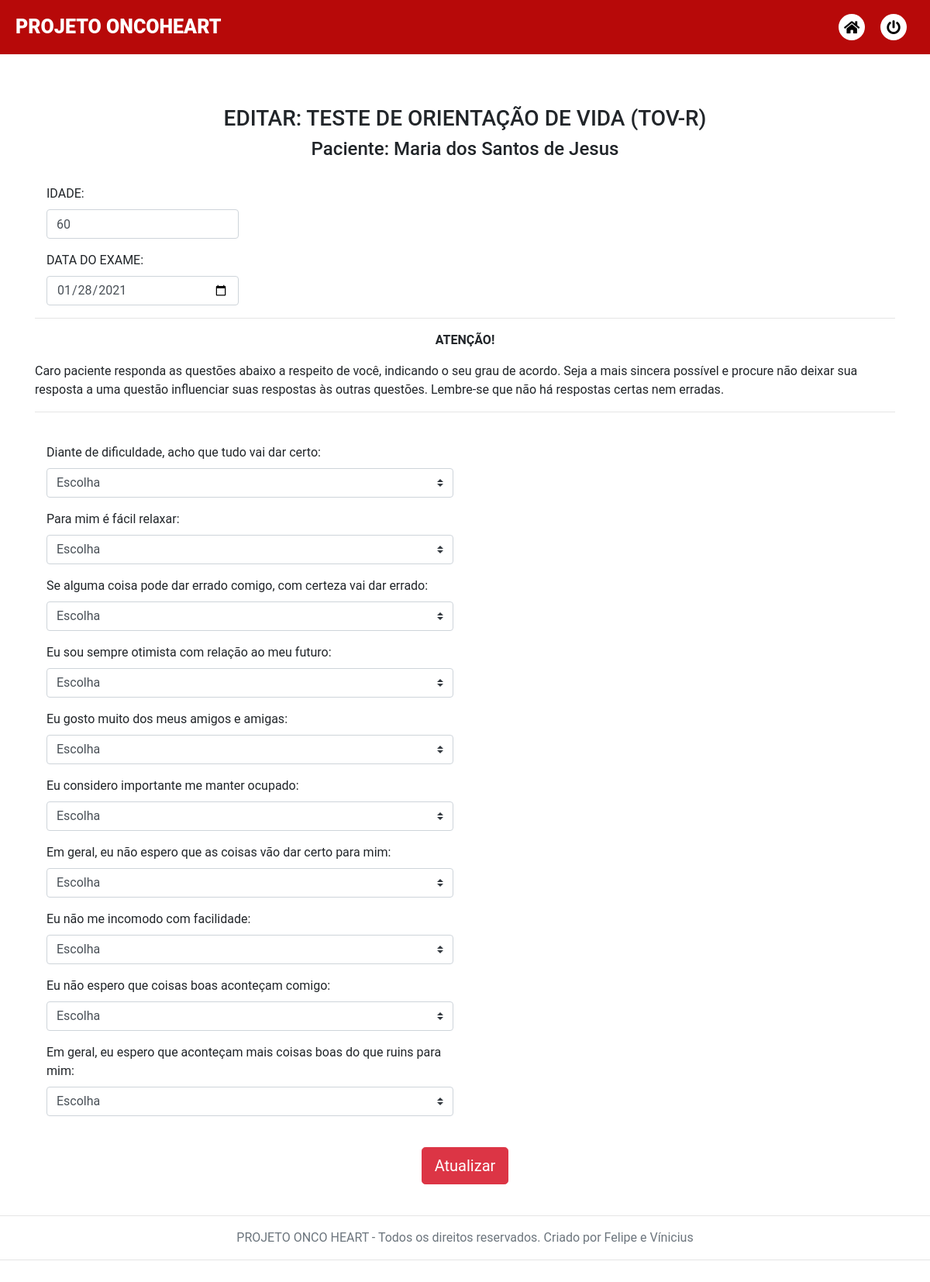
Screenshot of /edit.adm.php?Idq=51&pid=1 (signed in) with the database file from the repository.
### tables this page shows
CREATE TABLE IF NOT EXISTS `pessoas` (
  `pid` int(11) NOT NULL AUTO_INCREMENT,
  `nome` varchar(100) NOT NULL,
  PRIMARY KEY (`pid`)
);

CREATE TABLE IF NOT EXISTS `questionarios` (
  `questId` int(100) NOT NULL AUTO_INCREMENT,
  `pid` int(11) NOT NULL,
  `tipo` int(10) NOT NULL,
  `data` date DEFAULT NULL,
  `visita` int(11) DEFAULT NULL,
  `cidade` varchar(50) DEFAULT NULL,
  `nasc` date DEFAULT NULL,
  `idade` int(3) DEFAULT NULL,
  `essbr1` varchar(40) DEFAULT NULL,
  `essbr2` varchar(40) DEFAULT NULL,
  `essbr3` varchar(40) DEFAULT NULL,
  `essbr4` varchar(40) DEFAULT NULL,
  `essbr5` varchar(40) DEFAULT NULL,
  `essbr6` varchar(40) DEFAULT NULL,
  `essbr7` varchar(40) DEFAULT NULL,
  `essbr8` varchar(40) DEFAULT NULL,
  `ectoscopia` varchar(100) DEFAULT NULL,
  `inspTorax` varchar(100) DEFAULT NULL,
  `ictuscordis1` varchar(100) DEFAULT NULL,
  `pulsosA` varchar(100) DEFAULT NULL,
  `pulsosP` varchar(100) DEFAULT NULL,
  `ictuscordis2` varchar(100) DEFAULT NULL,
  `fc` varchar(100) DEFAULT NULL,
  `SO2` varchar(100) DEFAULT NULL,
  `rCardiaco` varchar(100) DEFAULT NULL,
  `bulhas` varchar(100) DEFAULT NULL,
  `sopro1` varchar(100) DEFAULT NULL,
  `foco` varchar(100) DEFAULT NULL,
  `irradiacao` varchar(100) DEFAULT NULL,
  `intensidade` varchar(100) DEFAULT NULL,
  `sopros` varchar(100) DEFAULT NULL,
  `soproArteria` varchar(100) DEFAULT NULL,
  `auscultaP` varchar(100) DEFAULT NULL,
  `visc` varchar(100) DEFAULT NULL,
  `grupoRisco` varchar(50) DEFAULT NULL,
  `peso3` varchar(6) DEFAULT NULL,
  `estatura3` varchar(10) DEFAULT NULL,
  `circAbd` varchar(10) DEFAULT NULL,
  `gordCorp` varchar(6) DEFAULT NULL,
  `muscEsq` varchar(6) DEFAULT NULL,
  `matabolismo` varchar(6) DEFAULT NULL,
  `idadeC` varchar(50) DEFAULT NULL,
  `gordVisc` varchar(6) DEFAULT NULL,
  `pas1` varchar(6) DEFAULT NULL,
  `pad1` varchar(6) DEFAULT NULL,
  `fc1` varchar(50) DEFAULT NULL,
  `pas2` varchar(50) DEFAULT NULL,
  `pad2` varchar(50) DEFAULT NULL,
  `fc2` varchar(6) DEFAULT NULL,
  `pas3` varchar(6) DEFAULT NULL,
  `pad3` varchar(6) DEFAULT NULL,
  `fc3` varchar(6) DEFAULT NULL,
  `bracoDom` varchar(8) DEFAULT NULL,
  `m1d` varchar(6) DEFAULT NULL,
  `m2d` varchar(6) DEFAULT NULL,
  `m1e` varchar(6) DEFAULT NULL,
  `m2e` varchar(6) DEFAULT NULL,
  `ecgR` varchar(6) DEFAULT NULL,
  `ecg10` varchar(6) DEFAULT NULL,
  `eco` varchar(6) DEFAULT NULL,
  `holter` varchar(6) DEFAULT NULL,
  `pasB` varchar(9) DEFAULT NULL,
  `padB` varchar(9) DEFAULT NULL,
  `fcB` varchar(9) DEFAULT NULL,
  `pas30` varchar(9) DEFAULT NULL,
  `pad30` varchar(9) DEFAULT NULL,
  `fc30` varchar(9) DEFAULT NULL,
  `pas60` varchar(9) DEFAULT NULL,
  `pad60` varchar(9) DEFAULT NULL,
  `fc60` varchar(9) DEFAULT NULL,
  `pas120` varchar(9) DEFAULT NULL,
  `pad120` varchar(9) DEFAULT NULL,
  `fc120` varchar(9) DEFAULT NULL,
  `medicamentos` varchar(1000) DEFAULT NULL,
  `resultados` varchar(1000) DEFAULT NULL,
  `dataCol` date DEFAULT NULL,
  `endereco` varchar(255) DEFAULT NULL,
  `telefone` varchar(255) DEFAULT NULL,
  `meio` varchar(255) DEFAULT NULL,
  `estCivil` varchar(255) DEFAULT NULL,
  `renda` varchar(255) DEFAULT NULL,
  `cor` varchar(255) DEFAULT NULL,
  `grau` varchar(255) DEFAULT NULL,
  `fuma` varchar(255) DEFAULT NULL,
  `fuma1` varchar(255) DEFAULT NULL,
  `fuma2` varchar(255) DEFAULT NULL,
  `fuma3` varchar(255) DEFAULT NULL,
  `fuma4` varchar(255) DEFAULT NULL,
  `bebe` varchar(255) DEFAULT NULL,
  `bebe1` varchar(255) DEFAULT NULL,
  `bebe2` varchar(255) DEFAULT NULL,
  `hipertensa` varchar(255) DEFAULT NULL,
  `diabetica` varchar(255) DEFAULT NULL,
  `colesterol` varchar(255) DEFAULT NULL,
  `arritmia` varchar(255) DEFAULT NULL,
  `coracao` varchar(255) DEFAULT NULL,
  `cirurgia` varchar(255) DEFAULT NULL,
  `avc` varchar(255) DEFAULT NULL,
  `paisCoracao` varchar(255) DEFAULT NULL,
  `paisAvc` varchar(255) DEFAULT NULL,
  `mPrimeira` varchar(255) DEFAULT NULL,
  `mUltima` varchar(255) DEFAULT NULL,
  `anticon` varchar(255) DEFAULT NULL,
  `gestacoes` varchar(255) DEFAULT NULL,
  `nascidosV` varchar(255) DEFAULT NULL,
  `nascidosM` varchar(255) DEFAULT NULL,
  `partoP` varchar(255) DEFAULT NULL,
  `partoN` varchar(255) DEFAULT NULL,
  `partoC` varchar(255) DEFAULT NULL,
  `aborto` varchar(255) DEFAULT NULL,
  `tovr1` varchar(25) DEFAULT NULL,
  `tovr2` varchar(25) DEFAULT NULL,
  `tovr3` varchar(25) DEFAULT NULL,
  `tovr4` varchar(25) DEFAULT NULL,
  `tovr5` varchar(25) DEFAULT NULL,
  `tovr6` varchar(25) DEFAULT NULL,
  `tovr7` varchar(25) DEFAULT NULL,
  `tovr8` varchar(25) DEFAULT NULL,
  `tovr9` varchar(25) DEFAULT NULL,
  `tovr10` varchar(25) DEFAULT NULL,
  `whoqol1` varchar(25) DEFAULT NULL,
  `whoqol2` varchar(25) DEFAULT NULL,
  `whoqol3` varchar(20) DEFAULT NULL,
  `whoqol4` varchar(20) DEFAULT NULL,
  `whoqol5` varchar(20) DEFAULT NULL,
  `whoqol6` varchar(20) DEFAULT NULL,
  `whoqol7` varchar(20) DEFAULT NULL,
  `whoqol8` varchar(20) DEFAULT NULL,
  `whoqol9` varchar(20) DEFAULT NULL,
  `whoqol10` varchar(20) DEFAULT NULL,
  `whoqol11` varchar(20) DEFAULT NULL,
  `whoqol12` varchar(20) DEFAULT NULL,
  `whoqol13` varchar(20) DEFAULT NULL,
  `whoqol14` varchar(20) DEFAULT NULL,
  `whoqol15` varchar(20) DEFAULT NULL,
  `whoqol16` varchar(20) DEFAULT NULL,
  `whoqol17` varchar(20) DEFAULT NULL,
  `whoqol18` varchar(20) DEFAULT NULL,
  `whoqol19` varchar(20) DEFAULT NULL,
  `whoqol20` varchar(20) DEFAULT NULL,
  `whoqol21` varchar(20) DEFAULT NULL,
  `whoqol22` varchar(20) DEFAULT NULL,
  `whoqol23` varchar(20) DEFAULT NULL,
  `whoqol24` varchar(20) DEFAULT NULL,
  `whoqol25` varchar(20) DEFAULT NULL,
  `whoqol26` varchar(20) DEFAULT NULL,
  `ajuda` varchar(20) DEFAULT NULL,
  `tempo` varchar(20) DEFAULT NULL,
  `comentario` varchar(255) DEFAULT NULL,
  PRIMARY KEY (`questId`),
  KEY `fk_pessoa` (`pid`)
);

### includes/resp.inc.php (called while the page is built)
<?php
require "database\db.dashboard.php";
if(isset($_GET['Idq']) && isset($_GET['pid'])){
  $questId = $_GET['Idq'];
  $pid = $_GET['pid'];
  $sql = "SELECT * FROM questionarios WHERE questId=?;";
  $stmt = mysqli_stmt_init($conn);
  if(!mysqli_stmt_prepare($stmt,$sql)){
    header("Location: registros.php?#error=sqlerror");
    exit();
  } else {
    mysqli_stmt_bind_param($stmt,"i", $questId);
    mysqli_stmt_execute($stmt);
    $result1 = mysqli_stmt_get_result($stmt);
  }
  $sql = "SELECT * FROM pessoas WHERE pid=?;";
  $stmt = mysqli_stmt_init($conn);
  if(!mysqli_stmt_prepare($stmt,$sql)){
    header("Location: registros.php?#error=sqlerror");
    exit();
  } else {
    mysqli_stmt_bind_param($stmt,"i", $pid);
    mysqli_stmt_execute($stmt);
    $result2 = mysqli_stmt_get_result($stmt);
  }
}
?>

### templates/Aquestionario5.php (the view, shortened to what this page needs)
<div class="container">
<form class="" action="includes/editquestionario.inc.php?tipo=<?php echo $tipo?>&questId=<?php echo $questId?>&pid=<?php echo $pid?>" method="post">
  <br>
  <h3 class="text-center">EDITAR: TESTE DE ORIENTAÇÃO DE VIDA (TOV-R)</h3>
  <h4 class="text-center">Paciente: <?php echo $pessoa;?></h4>
  <br>
  <div>
    <div class="form-group col-sm-3">
      <label for="idade5">IDADE: </label>
      <input id="idade5" type="text" name="idade5" placeholder="Idade" class="form-control q5" value="<?php echo $idade5 ?>">
    </div>
    <div class="form-group col-sm-3">
      <label for="data5">DATA DO EXAME:</label>
      <input id="data5" type="date" name="data5" class="form-control q5" value="<?php echo $data ?>">
    </div>
  </div><hr>
  <P class="text-center"><b>ATENÇÃO!</b></P>
  <p>Caro paciente responda as questões abaixo a respeito de você, indicando o seu grau de acordo. Seja a mais sincera possível e procure não deixar sua resposta a uma questão influenciar suas respostas às outras questões. Lembre-se que não há respostas certas nem erradas.</p><hr><br>
  <div>
    <div class="form-group col-sm-6">
      <label for="tovr1">Diante de dificuldade, acho que tudo vai dar certo:</label>
      <select class="custom-select form-control" required name="tovr1" id="tovr1" >
        <option value= "">Escolha</option>
      </select>
    </div>
    <div class="form-group col-sm-6">
      <label for="tovr2">Para mim é fácil relaxar:</label>
      <select class="custom-select form-control" required name="tovr2" id="tovr2" >
        <option value= "">Escolha</option>
      </select>
    </div>
  </div>
  <div>
    <div class="form-group col-sm-6">
      <label for="tovr3">Se alguma coisa pode dar errado comigo, com certeza vai dar errado:</label>
      <select class="custom-select form-control" required name="tovr3" id="tovr3" >
        <option value= "">Escolha</option>
      </select>
    </div>
    <div class="form-group col-sm-6">
      <label for="tovr4">Eu sou sempre otimista com relação ao meu futuro:</label>
      <select class="custom-select form-control" required name="tovr4" id="tovr4" >
        <option value= "">Escolha</option>
      </select>
    </div>
  </div>
  <div>
    <div class="form-group col-sm-6">
      <label for="tovr5">Eu gosto muito dos meus amigos e amigas:</label>
      <select class="custom-select form-control" required name="tovr5" id="tovr5" >
        <option value= "">Escolha</option>
      </select>
    </div>
    <div class="form-group col-sm-6">
      <label for="tovr6">Eu considero importante me manter ocupado:</label>
      <select class="custom-select form-control" required name="tovr6" id="tovr6" >
        <option value= "">Escolha</option>
      </select>
    </div>
  </div>
  <div>
    <div class="form-group col-sm-6">
      <label for="tovr7">Em geral, eu não espero que as coisas vão dar certo para mim:</label>
      <select class="custom-select form-control" required name="tovr7" id="tovr7" >
        <option value= "">Escolha</option>
      </select>
    </div>
    <div class="form-group col-sm-6">
      <label for="tovr8">Eu não me incomodo com facilidade:</label>
      <select class="custom-select form-control" required name="tovr8" id="tovr8" >
        <option value= "">Escolha</option>
      </select>
    </div>
  </div>
  <div>
    <div class="form-group col-sm-6">
      <label for="tovr9">Eu não espero que coisas boas aconteçam comigo:</label>
      <select class="custom-select form-control" required name="tovr9" id="tovr9" >
        <option value= "">Escolha</option>
      </select>
    </div>
    <div class="form-group col-sm-6">
      <label for="tovr10">Em geral, eu espero que aconteçam mais coisas boas do que ruins para mim:</label>
      <select class="custom-select form-control" required name="tovr10" id="tovr10" >
        <option value= "">Escolha</option>
      </select>
    </div>
  </div><br>
  <div class="row">
  <div class="col-sm-12">
    <div class="text-center">
    <button type="submit" name="ed-questionario-submit" align="center" class="btn btn-danger btn-lg center">Atualizar</button>
  </div>
</div>
</div>
  </div>
  <br>

### css/signup.css (style rules this page uses)
body { padding-top: 40px; padding-bottom: 40px; background-color: #fff; }

### css/sidebar.css (style rules this page uses)
* { margin: 0; padding: 0; list-style: none; text-decoration: none; box-sizing: border-box; font-family: "Roboto", sans-serif; }
body { background: #fff; }

### rows the page displays
pessoas: nome "Maria dos Santos de Jesus"
questionarios: idade5 "60", data5 "01/28/2021"
